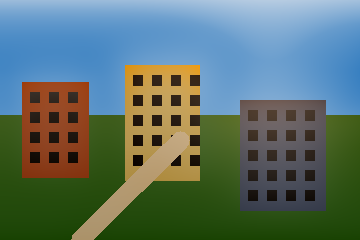
#> input picture examples/synthetic/dcp.png, 360 x 240 px
$ python dehaze_with_blue_correction.py examples/synthetic/dcp.png   (older library calls are emulated)
#> lines starting #> are read from the running program, lines starting #| are printed output that depends on the picture; long printed decimals are rounded

"""DCP baseline, experimental local-feature blending,
and blue tint correction (RGB, float32 [0, 1]).
"""

from pathlib import Path
import argparse
import json

import cv2
import numpy as np


def correct_blue_tint(
    original,
    dehazed,
    brightness_threshold=0.7,
    saturation_threshold=0.2,
    blue_threshold=0.02,
    strength=0.75,
    radius=3
):
    """Reduce excessive blue in originally bright, neutral regions."""

    if not 0 <= brightness_threshold < 1:
        raise ValueError(
            "brightness_threshold must be in [0, 1)"
        )

    if not 0 < saturation_threshold <= 1:
        raise ValueError(
            "saturation_threshold must be in (0, 1]"
        )

    if not 0 <= blue_threshold <= 1:
        raise ValueError(
            "blue_threshold must be in [0, 1]"
        )

    if not 0 <= strength <= 1:
        raise ValueError(
            "strength must be in [0, 1]"
        )

    if radius < 0:
        raise ValueError(
            "Correction radius must be non-negative"
        )

    hsv = cv2.cvtColor(
        original.astype(np.float32),
        cv2.COLOR_RGB2HSV
    )

    brightness = hsv[..., 2]
    saturation = hsv[..., 1]

    # Confidence that the original pixel is bright.
    brightness_weight = np.clip(
        (brightness - brightness_threshold)
        / (1.0 - brightness_threshold),
        0,
        1
    )

    # Confidence that the original pixel is neutral.
    saturation_weight = np.clip(
        1.0 - saturation / saturation_threshold,
        0,
        1
    )

    # Combined confidence that the original pixel is white.
    # white_weight = brightness_weight * saturation_weight
    white_weight = np.sqrt(
        brightness_weight * saturation_weight
    )

    # Smooth the weight map to avoid abrupt boundaries.
    if radius > 0:
        white_weight = cv2.GaussianBlur(
            white_weight,
            (2 * radius + 1, 2 * radius + 1),
            0
        )

    # Identify excessive blue in the dehazed image.
    red = dehazed[..., 0]
    green = dehazed[..., 1]
    blue = dehazed[..., 2]

    blue_excess = np.maximum(
        blue - (red + green) / 2.0 - blue_threshold,
        0
    )

    # Calculate the required correction.
    correction = strength * white_weight * blue_excess

    # Preserve the original dehazed image.
    corrected = dehazed.copy()

    # Reduce only the blue channel.
    corrected[..., 2] -= correction

    return np.clip(corrected, 0, 1), correction


def mean_filter(image, radius):
    """Compute a local mean using a box filter."""

    return cv2.boxFilter(
        image,
        -1,
        (2 * radius + 1,) * 2,
        borderType=cv2.BORDER_REFLECT
    )


def guided_filter(guide, source, radius=20, eps=1e-3):
    """Grayscale guided filter.

    Guide and source must use the same [0, 1] scale.
    """

    mg = mean_filter(guide, radius)
    mp = mean_filter(source, radius)

    variance = np.maximum(
        mean_filter(guide * guide, radius) - mg * mg,
        0
    )

    covariance = (
        mean_filter(guide * source, radius) - mg * mp
    )

    a = covariance / (variance + eps)
    b = mp - a * mg

    return (
        mean_filter(a, radius) * guide
        + mean_filter(b, radius)
    )


def dark_channel(image, patch=15):
    """Calculate the dark channel of an RGB image."""

    return cv2.erode(
        image.min(axis=2),
        np.ones((patch, patch), np.uint8),
        borderType=cv2.BORDER_REFLECT
    )


def dcp(
    image,
    patch=15,
    omega=0.95,
    t_min=0.1,
    radius=20,
    eps=1e-3
):
    """Perform standard Dark Channel Prior dehazing."""

    dark = dark_channel(image, patch)

    # Select the top 0.1% of dark-channel pixels.
    count = max(1, int(dark.size * 0.001))

    candidates = np.argpartition(
        dark.ravel(),
        -count
    )[-count:]

    pixels = image.reshape(-1, 3)

    # Estimate atmospheric light.
    airlight = pixels[
        candidates[
            np.argmax(
                pixels[candidates].sum(axis=1)
            )
        ]
    ]

    airlight = np.maximum(airlight, 1e-3)

    # Estimate raw transmission.
    raw = 1 - omega * dark_channel(
        image / airlight,
        patch
    )

    gray = cv2.cvtColor(
        image,
        cv2.COLOR_RGB2GRAY
    )

    # Refine the transmission map.
    transmission = np.clip(
        guided_filter(gray, raw, radius, eps),
        t_min,
        1
    )

    # Recover the scene radiance.
    restored = (
        (image - airlight) / transmission[..., None]
        + airlight
    )

    return (
        np.clip(restored, 0, 1),
        transmission,
        airlight
    )


def local_weights(
    image,
    patch=15,
    radius=20,
    eps=1e-3,
    brightness_coef=1.5,
    saturation_coef=-1.0,
    contrast_coef=-1.0,
    gradient_coef=-0.5,
    bias=-0.5,
    k=1.0
):
    """Calculate adaptive blending weights using local features."""

    gray = cv2.cvtColor(
        image,
        cv2.COLOR_RGB2GRAY
    )

    hsv = cv2.cvtColor(
        image,
        cv2.COLOR_RGB2HSV
    )

    r = patch // 2

    # Local brightness.
    brightness = mean_filter(
        hsv[..., 2],
        r
    )

    # Local saturation.
    saturation = mean_filter(
        hsv[..., 1],
        r
    )

    # Local contrast.
    contrast = np.sqrt(
        np.maximum(
            mean_filter(gray * gray, r)
            - mean_filter(gray, r) ** 2,
            0
        )
    )

    # Local gradient magnitude.
    gx = cv2.Sobel(
        gray,
        cv2.CV_32F,
        1,
        0,
        ksize=3,
        scale=1 / 8
    )

    gy = cv2.Sobel(
        gray,
        cv2.CV_32F,
        0,
        1,
        ksize=3,
        scale=1 / 8
    )

    gradient = mean_filter(
        cv2.magnitude(gx, gy),
        r
    )

    # Fixed normalization scales.
    c = np.clip(contrast / 0.25, 0, 1)
    g = np.clip(gradient / 0.25, 0, 1)

    # Combined local feature score.
    score = (
        bias
        + brightness_coef * brightness
        + saturation_coef * saturation
        + contrast_coef * c
        + gradient_coef * g
    )

    # Convert scores into blending weights.
    raw = 1 / (
        1 + np.exp(
            -np.clip(k * score, -60, 60)
        )
    )

    # Refine weights using the guided filter.
    refined = np.clip(
        guided_filter(gray, raw, radius, eps),
        0,
        1
    )

    features = dict(
        brightness=brightness,
        saturation=saturation,
        contrast=c,
        gradient=g
    )

    return refined, raw, features


def process(
    image,
    patch=15,
    omega=0.95,
    t_min=0.1,
    radius=20,
    eps=1e-3,
    alpha=0.5,
    brightness_coef=1.5,
    saturation_coef=-1.0,
    contrast_coef=-1.0,
    gradient_coef=-0.5,
    bias=-0.5,
    k=1.0,
    brightness_threshold=0.7,
    saturation_threshold=0.2,
    blue_threshold=0.02,
    correction_strength=0.75,
    correction_radius=3
):
    """Run DCP, adaptive blending and blue tint correction."""

    # Validate input image.
    if (
        image.ndim != 3
        or image.shape[2] != 3
        or image.size == 0
    ):
        raise ValueError(
            "Expected a nonempty H x W x 3 RGB image"
        )

    if (
        not np.isfinite(image).all()
        or image.min() < 0
        or image.max() > 1
    ):
        raise ValueError(
            "Input must be finite and scaled to [0, 1]"
        )

    # Validate DCP and filtering parameters.
    if (
        patch < 1
        or patch % 2 == 0
        or radius < 0
        or eps <= 0
    ):
        raise ValueError(
            "patch must be positive and odd; "
            "radius >= 0; eps > 0"
        )

    if (
        not 0 <= omega <= 1
        or not 0 < t_min <= 1
        or not 0 <= alpha <= 1
    ):
        raise ValueError(
            "Require omega/alpha in [0,1] "
            "and t_min in (0,1]"
        )

    if not np.isfinite([
        brightness_coef,
        saturation_coef,
        contrast_coef,
        gradient_coef,
        bias,
        k
    ]).all():
        raise ValueError(
            "Feature coefficients, bias and k must be finite"
        )

    if k < 0:
        raise ValueError(
            "Sigmoid strength k must be non-negative"
        )

    image = image.astype(np.float32)

    # -----------------------------------------------------
    # 1. Standard Dark Channel Prior.
    # -----------------------------------------------------

    baseline, transmission, airlight = dcp(
        image,
        patch,
        omega,
        t_min,
        radius,
        eps
    )

    # -----------------------------------------------------
    # 2. Calculate adaptive blending weights.
    # -----------------------------------------------------

    weight, raw, features = local_weights(
        image,
        patch,
        radius,
        eps,
        brightness_coef=brightness_coef,
        saturation_coef=saturation_coef,
        contrast_coef=contrast_coef,
        gradient_coef=gradient_coef,
        bias=bias,
        k=k
    )

    # -----------------------------------------------------
    # 3. Fixed blending.
    # -----------------------------------------------------

    fixed = (
        (1 - alpha) * image
        + alpha * baseline
    )

    # -----------------------------------------------------
    # 4. Mean-matched fixed blending.
    # -----------------------------------------------------

    mean_weight = float(np.mean(weight))

    matched_fixed = (
        (1 - mean_weight) * image
        + mean_weight * baseline
    )

    # -----------------------------------------------------
    # 5. Adaptive blending.
    # -----------------------------------------------------

    adaptive = (
        (1 - weight[..., None]) * image
        + weight[..., None] * baseline
    )

    # -----------------------------------------------------
    # 6. Blue tint correction.
    # -----------------------------------------------------

    adaptive_corrected, correction_map = correct_blue_tint(
        image,
        adaptive,
        brightness_threshold=brightness_threshold,
        saturation_threshold=saturation_threshold,
        blue_threshold=blue_threshold,
        strength=correction_strength,
        radius=correction_radius
    )

    # -----------------------------------------------------
    # 7. Return all outputs and intermediate maps.
    # -----------------------------------------------------

    return dict(
        original=image,
        dcp=baseline,
        fixed=fixed,
        matched_fixed=matched_fixed,
        adaptive=adaptive,
        adaptive_corrected=adaptive_corrected,
        correction_map=correction_map,
        weights=weight,
        raw_weights=raw,
        transmission=transmission,
        airlight=airlight,
        **features
    )


def save_rgb(path, image):
    """Save an RGB image or grayscale map."""

    data = np.round(
        np.clip(image, 0, 1) * 255
    ).astype(np.uint8)

    if data.ndim == 3:
        data = cv2.cvtColor(
            data,
            cv2.COLOR_RGB2BGR
        )

    if not cv2.imwrite(str(path), data):
        raise OSError(
            f"Could not write {path}"
        )


def save_results(results, output):
    """Save individual results and a comparison board."""

    output = Path(output)

    output.mkdir(
        parents=True,
        exist_ok=True
    )

    # Save all individual images and maps.
    for name, data in results.items():
        if name != "airlight":
            save_rgb(
                output / f"{name}.png",
                data
            )

    # Save an additional normalized correction map
    # for easier visual inspection.
    correction = results["correction_map"]

    max_correction = float(correction.max())

    if max_correction > 0:
        normalized_correction = (
            correction / max_correction
        )
    else:
        normalized_correction = np.zeros_like(
            correction
        )

    save_rgb(
        output / "correction_map_normalized.png",
        normalized_correction
    )

    # Create comparison tiles.
    tiles = []

    for name in (
        "original",
        "dcp",
        "fixed",
        "matched_fixed",
        "adaptive",
        "adaptive_corrected",
        "weights",
        "correction_map"
    ):
        data = results[name]

        # Use normalized correction map on the comparison
        # board so small corrections are visible.
        if name == "correction_map":
            data = normalized_correction
            label = "correction_map (normalized)"
        else:
            label = name

        # Convert grayscale maps to three channels.
        if data.ndim == 2:
            data = np.repeat(
                data[..., None],
                3,
                axis=2
            )

        h, w = data.shape[:2]

        tile = np.zeros(
            (h + 32, w, 3),
            np.uint8
        )

        tile[32:] = np.round(
            np.clip(data, 0, 1) * 255
        ).astype(np.uint8)

        cv2.putText(
            tile,
            label,
            (8, 22),
            cv2.FONT_HERSHEY_SIMPLEX,
            0.55,
            (255, 255, 255),
            1,
            cv2.LINE_AA
        )

        tiles.append(tile)

    # Two rows of four images.
    board = np.vstack((
        np.hstack(tiles[:4]),
        np.hstack(tiles[4:])
    ))

    save_rgb(
        output / "comparison.png",
        board.astype(np.float32) / 255
    )


def main():

    parser = argparse.ArgumentParser(
        description=__doc__
    )

    # Input and output.
    parser.add_argument(
        "input",
        type=Path
    )

    parser.add_argument(
        "--output",
        type=Path,
        default=Path("results")
    )

    # DCP and filtering parameters.
    parser.add_argument(
        "--patch",
        type=int,
        default=15
    )

    parser.add_argument(
        "--radius",
        type=int,
        default=20
    )

    parser.add_argument(
        "--omega",
        type=float,
        default=0.95
    )

    parser.add_argument(
        "--t-min",
        type=float,
        default=0.1
    )

    parser.add_argument(
        "--eps",
        type=float,
        default=1e-3
    )

    parser.add_argument(
        "--alpha",
        type=float,
        default=0.5
    )

    # Adaptive blending parameters.
    parser.add_argument(
        "--brightness-coef",
        type=float,
        default=1.5
    )

    parser.add_argument(
        "--saturation-coef",
        type=float,
        default=-1.0
    )

    parser.add_argument(
        "--contrast-coef",
        type=float,
        default=-1.0
    )

    parser.add_argument(
        "--gradient-coef",
        type=float,
        default=-0.5
    )

    parser.add_argument(
        "--bias",
        type=float,
        default=-0.5
    )

    parser.add_argument(
        "--k",
        type=float,
        default=1.0
    )

    # Blue tint correction parameters.
    parser.add_argument(
        "--brightness-threshold",
        type=float,
        default=0.7
    )

    parser.add_argument(
        "--saturation-threshold",
        type=float,
        default=0.2
    )

    parser.add_argument(
        "--blue-threshold",
        type=float,
        default=0.02
    )

    parser.add_argument(
        "--correction-strength",
        type=float,
        default=0.75
    )

    parser.add_argument(
        "--correction-radius",
        type=int,
        default=3
    )

    args = parser.parse_args()

    # Load input image.
    raw = cv2.imread(
        str(args.input),
        cv2.IMREAD_COLOR
    )
#> raw is the input picture: shape (240, 360, 3); mean B, G, R 105.4, 113.8, 91.5

    if raw is None:
        parser.error(
            f"Cannot read image: {args.input}"
        )

    # Convert BGR uint8 to RGB float32.
    image = cv2.cvtColor(
        raw,
        cv2.COLOR_BGR2RGB
    ).astype(np.float32) / 255

    # Run dehazing.
    try:
        results = process(
            image,
            patch=args.patch,
            omega=args.omega,
            t_min=args.t_min,
            radius=args.radius,
            eps=args.eps,
            alpha=args.alpha,
            brightness_coef=args.brightness_coef,
            saturation_coef=args.saturation_coef,
            contrast_coef=args.contrast_coef,
            gradient_coef=args.gradient_coef,
            bias=args.bias,
            k=args.k,
            brightness_threshold=args.brightness_threshold,
            saturation_threshold=args.saturation_threshold,
            blue_threshold=args.blue_threshold,
            correction_strength=args.correction_strength,
            correction_radius=args.correction_radius
        )
#> in dcp, `candidates = np.argpartition( dark.ravel(), -count )[-count:]`: candidates = 86 values, max 996 at index 84, min 250 at index 34, mean 496.9
#> in dcp, `airlight = pixels[ candidates[ np.argmax( pixels[candidates].sum(axis=..`: airlight = [0.714, 0.796, 0.882]
#> in process, `baseline, transmission, airlight = dcp( image, patch, omega, t_min, ra..`:
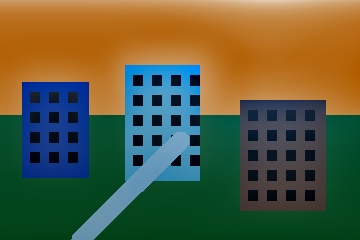
#> baseline: shape (240, 360, 3) float32; mean of channels 0, 1, 2 0.247, 0.367, 0.354; drawn as B, G, R
#> in local_weights, `hsv = cv2.cvtColor( image, cv2.COLOR_RGB2HSV )`: hsv: shape (240, 360, 3) float32; mean H, S, V 136.2, 0.6, 0.6
#> call 2 of guided_filter, with radius = 20, eps = 0.001
#> in guided_filter (call 2), `b = mp - a * mg`:
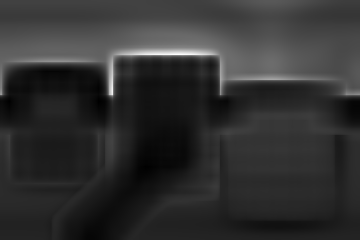
#> b: shape (240, 360) float32; min 0.112, max 1.11, mean 0.303; drawn with min black and max white
#> in mean_filter (call 17), `return cv2.boxFilter( image, -1, (2 * radius + 1,) * 2, borderType=cv2..`:
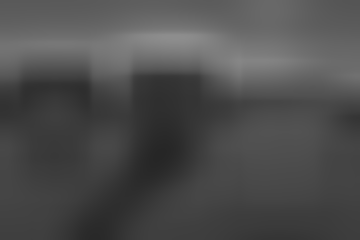
#> returned value: shape (240, 360) float32; min 0.151, max 0.557, mean 0.303
#> in local_weights, `features = dict( brightness=brightness, saturation=saturation, contras..`: features = 4 items
#> in process, `fixed = ( (1 - alpha) * image + alpha * baseline )`:
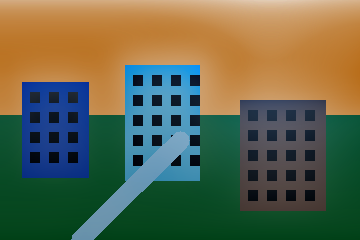
#> fixed: shape (240, 360, 3) float32; mean of channels 0, 1, 2 0.303, 0.407, 0.384; drawn as B, G, R
#> in process, `mean_weight = float(np.mean(weight))`: mean_weight = 0.393
#> in correct_blue_tint, `brightness = hsv[..., 2]`:
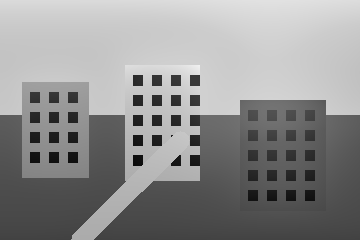
#> brightness: shape (240, 360) float32; min 0.0392, max 0.945, mean 0.56
#> in correct_blue_tint, `saturation = hsv[..., 1]`:
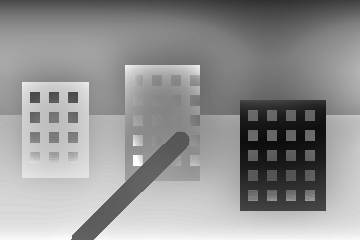
#> saturation: shape (240, 360) float32; min 0.0485, max 1, mean 0.577
#> in correct_blue_tint, `white_weight = np.sqrt( brightness_weight * saturation_weight )`:
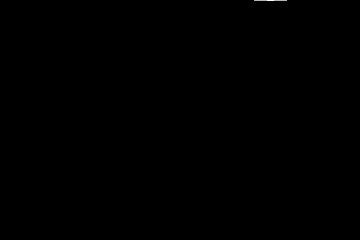
#> white_weight: shape (240, 360) float32; min 0, max 0.164, mean 4.83e-05; drawn with min black and max white
#> results = 15 items

    except ValueError as exc:
        parser.error(str(exc))

    # Save generated images.
    save_results(
        results,
        args.output
    )
#> the loop in save_results, `for name, data in results.items():` made 15 passes
#> name on passes 1, 2, 3, 4, 5, 6, 7, 8, 9, 10, 12, 13: 'original', 'dcp', 'fixed', 'matched_fixed', 'adaptive', 'adaptive_corrected', 'correction_map', 'weights', 'raw_weights', 'transmission', 'brightness', 'saturation'
#> in save_results, `max_correction = float(correction.max())`: max_correction = 0.00373
#> after the loop in save_results, `for name in (`: tiles = 8 items

    # Calculate correction statistics.
    correction = results["correction_map"]

    mean_blue_correction = float(
        correction.mean()
    )
#> mean_blue_correction = 3.01e-06

    max_blue_correction = float(
        correction.max()
    )
#> max_blue_correction = 0.00373

    fraction_pixels_corrected = float(
        (correction > 1e-6).mean()
    )
#> fraction_pixels_corrected = 0.00218

    # Save experiment configuration and statistics.
    metadata = {
        key: str(value) if isinstance(value, Path) else value
        for key, value in vars(args).items()
    }

    metadata.update(
        airlight=results["airlight"].tolist(),
        mean_weight=float(results["weights"].mean()),
        spatial_weight_std=float(results["weights"].std()),
        mean_blue_correction=mean_blue_correction,
        max_blue_correction=max_blue_correction,
        fraction_pixels_corrected=fraction_pixels_corrected,
        status="Experimental dehazing and colour correction."
    )

    (args.output / "run.json").write_text(
        json.dumps(metadata, indent=2) + "\n",
        encoding="utf-8"
    )

    print(
        f"Saved comparison and intermediate maps "
        f"to {args.output}"
    )

    print("\nBlue correction statistics:")

    print(
        f"Mean blue correction: "
        f"{mean_blue_correction:.6f}"
    )
#| Mean blue correction: 3e-06

    print(
        f"Maximum blue correction: "
        f"{max_blue_correction:.6f}"
    )
#| Maximum blue correction: 0.003725

    print(
        f"Percentage of pixels corrected: "
        f"{100 * fraction_pixels_corrected:.2f}%"
    )
#| Percentage of pixels corrected: 0.22%


if __name__ == "__main__":
    main()

$ run again, on examples/synthetic/raw_weights.png
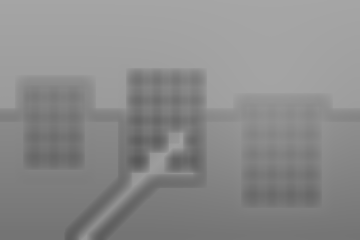
#> input picture examples/synthetic/raw_weights.png, 360 x 240 px
#> in main, raw is the input picture: shape (240, 360, 3); min 89, max 166, mean 139.1
#> candidates = 86 values, max 6022 at index 15, min 1663 at index 5, mean 2608.8
#> in dcp, `airlight = pixels[ candidates[ np.argmax( pixels[candidates].sum(axis=..`: airlight = [0.651, 0.651, 0.651]
#> hsv: shape (240, 360, 3) float32; mean H, S, V 0, 0, 0.545
#> in mean_filter (call 16), `return cv2.boxFilter( image, -1, (2 * radius + 1,) * 2, borderType=cv2..`:
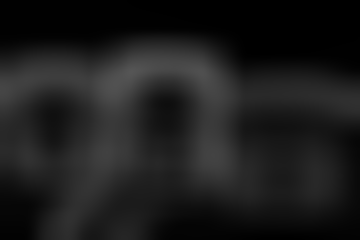
#> returned value: shape (240, 360) float32; min 0.000509, max 0.335, mean 0.112
#> in local_weights, `features = dict( brightness=brightness, saturation=saturation, contras..`: features = 4 items
#> in process, `fixed = ( (1 - alpha) * image + alpha * baseline )`:
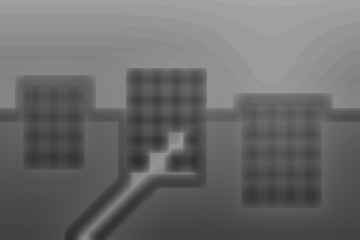
#> fixed: shape (240, 360, 3) float32; min 0.182, max 0.651, mean 0.42
#> mean_weight = 0.565
#> saturation_weight: shape (240, 360) float32; every value is 1
#> results = 15 items
#> the loop in save_results, `for name, data in results.items():` made 15 passes
#> name on passes 1 to 8: 'original', 'dcp', 'fixed', 'matched_fixed', 'adaptive', 'adaptive_corrected', 'correction_map', 'weights'
#> max_correction = 0
#> after the loop in save_results, `for name in (`: tiles = 8 items
#> mean_blue_correction = 0
#| Mean blue correction: 0
#| Maximum blue correction: 0
#| Percentage of pixels corrected: 0.00%
